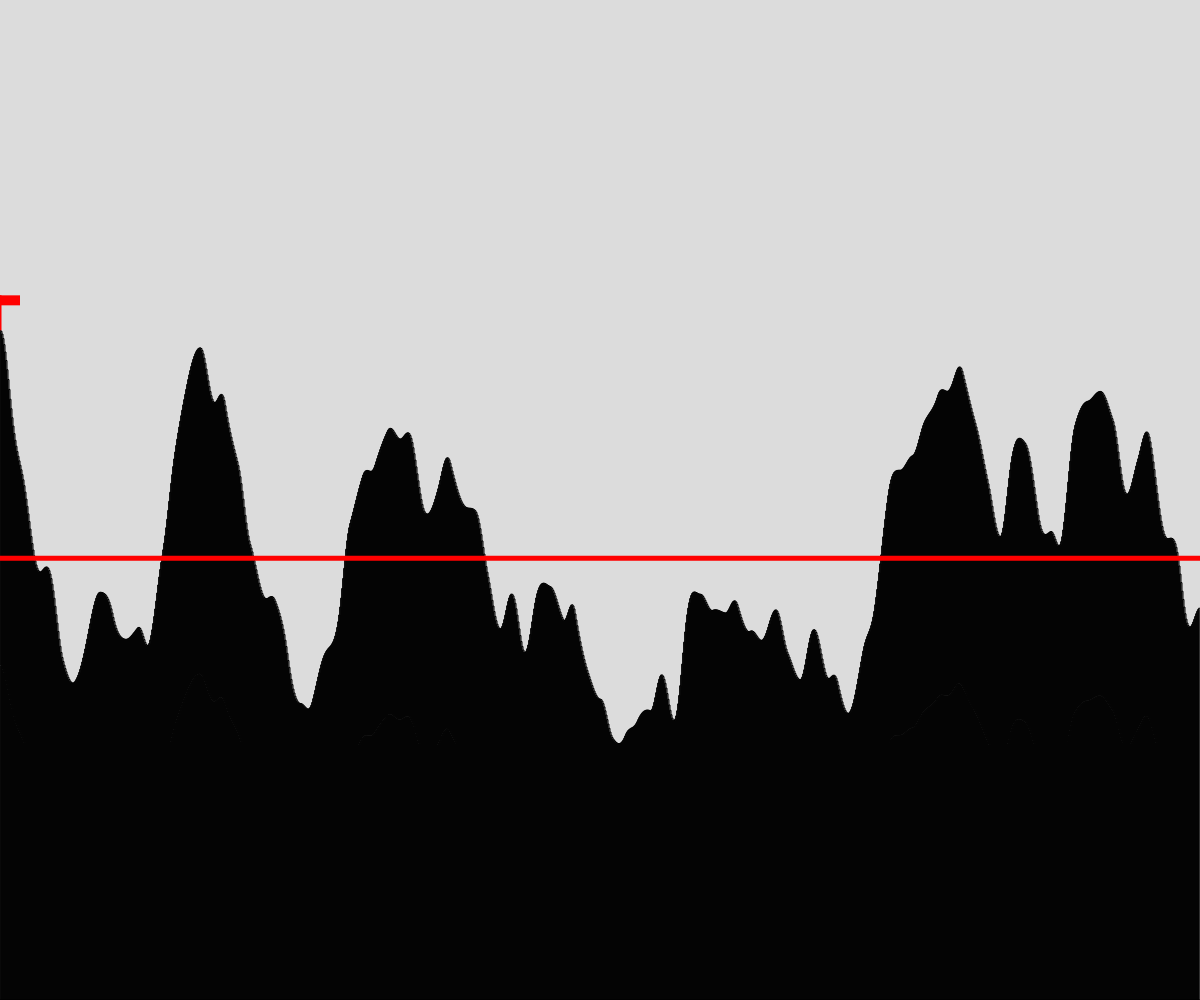
Frame 1 (no input)
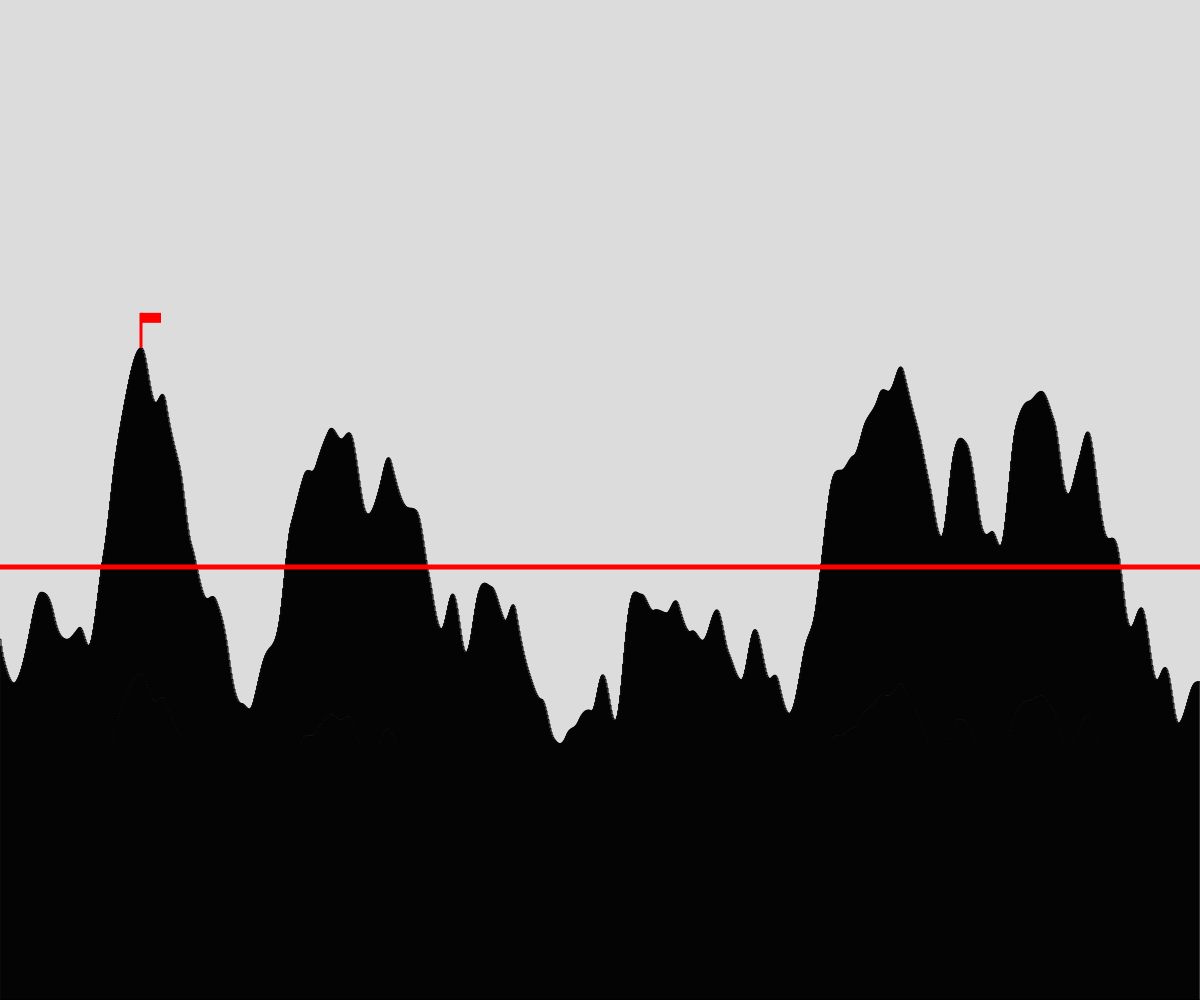
Frame 60 (no input)
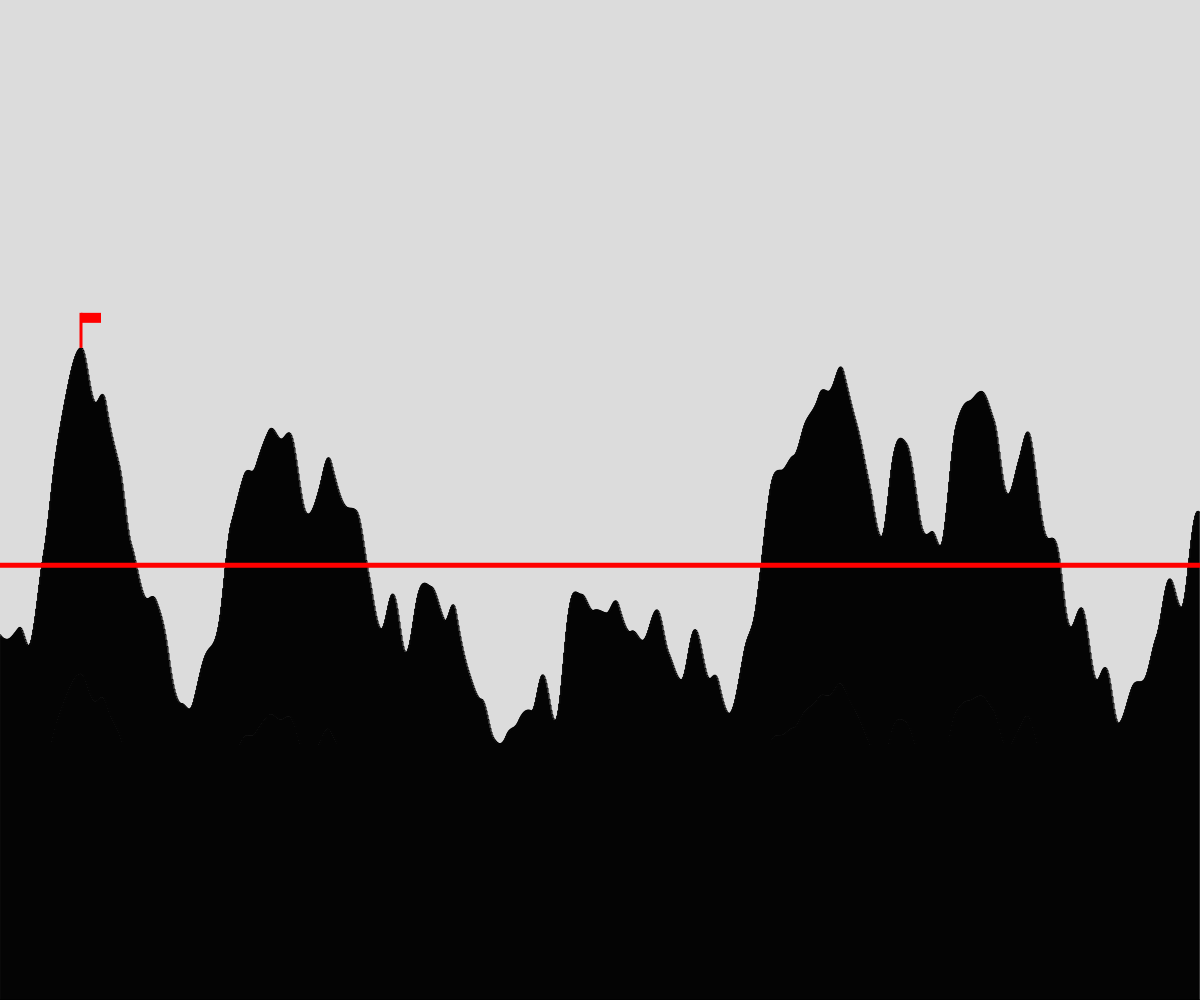
Frame 120 (the mouse pressed at the canvas centre since frame 60)

The p5.js sketch that drew these frames (run headless with seeded random() and noise() and a simulated clock; from frame 60 on, the mouse is pressed at the canvas centre):

// p5.js sketch
// ── sketch.js
// Perlin Noise Assignment
// Grace Li
// March 3, 2025

// Using Perlin Noise to generate a terrain. It features a marked highest peak, 
// convertable width using the arrow key, and a calculated average height per frame (Line). 


let rectWidth = 1;
let rectHeight;
let highestPeak;
let highestX;
let startNoise = 0;
let frameHeight;
let averageHeight;

function setup() {
  createCanvas(windowWidth, windowHeight);
}

function draw() {
  background(220);
  generateTerrain();
}


function generateTerrain(){
  //use a loop to generate and draw
  // several rectangles side to side
  // to look like some 2D Terrain

  let noiseX = startNoise;
  stroke('black');
  noFill();

  rectMode(CORNERS);

  highestPeak = height;
  highestX = 0;
  frameHeight = 0;
  
  for(let x = 0; x < width; x += rectWidth){
    
    //generate a random height
    rectHeight = noise(noiseX) * height;

    // Find the other corner of our rectangle
    let x2 = x + rectWidth;
    let y2 = height - rectHeight;

    rect(x, height, x2, y2);

    // Identifying the highest peak:

    if(y2 < highestPeak){
      highestPeak = y2;
      highestX = x;
    }

    noiseX += 0.01;
    frameHeight += rectHeight;
  }

  // Calculate the average height per frame
  averageHeight = frameHeight/ (width/rectWidth);   // dividing height by the number of rectangles
  
  startNoise += 0.01;
  drawFlag(highestX, highestPeak);
  drawAverage(height - averageHeight);



  rectMode(CORNER);
}

function keyPressed(){

  // Interactive Width: Left arrow decrease width, right arrow increase width

  if(keyCode === LEFT_ARROW){
    if(rectWidth <= 1){
      rectWidth = 1;
    }
    else{
      rectWidth -= 1;
    }
  }
  if(keyCode === RIGHT_ARROW){
    if(rectWidth >= 25){
      rectWidth = 25;
    }
    else{
      rectWidth += 1;
    }
  }
}

function drawFlag(x, y){
  // Draw flag at the top of the highest peak

  rectMode(CORNER);

  // draw flag position
  let flagWidth = 20; 
  let flagHeight = 10;
  let poleWidth = 3;
  let poleHeight = 35;

  fill('red');
  noStroke();

  // Draw flagpole
  rect(x - poleWidth/2 , y - poleHeight, poleWidth, poleHeight);

  //Draw flag
  rect(x, y - poleHeight, flagWidth, flagHeight);
}

function drawAverage(h){
  // draw average-height-line 
  fill('red');
  rect(0, h, width, 5);
}
